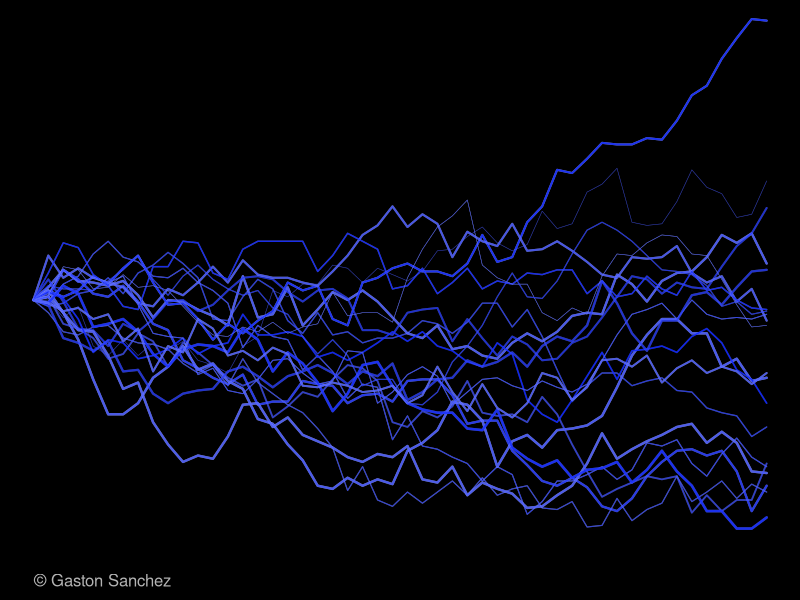

Source code (R):
# ========================================================================
# Blue Lightnings
# ========================================================================
# size
n <- 500

# generations
gens <- 50

# colors
blues <- hsv(h = 0.65, s = runif(20, 0.8, 1), v = 1, 
            alpha = runif(20, 0.6, 0.9))
whites <- hsv(h = 0, s = 0, v = 1, alpha = runif(20, 0.1, 0.7)) 


png("blue_lightnings.png", width = 700, height = 400)
# set graphical parameters
op <- par(bty = "n", mar = c(0, 0.2, 0, 0.2), bg = 'black')
# open plot
plot(1:gens, rep(0, 50), type = 'l', xlim = c(1, gens), ylim = c(0.15, 0.85),
     axes = FALSE)
#rect(0, 0, 50, 1, col = "black")
for (j in 1:25)
{
  # initial probability
  p <- 0.5
  # empty vector of frequencies
  freq <- c(p, rep(NA, gens-1))
  # get generations
  for (i in 2:gens)
  {
    aux <- rbinom(1, n, p)
    p <- aux / n
    freq[i] <- p
  }
  lwds <- sample(seq(0.5, 2.5, by = 0.15), 1)
  lines(1:gens, freq, type = 'l', col = whites[j], lwd = lwds)        
  lines(1:gens, freq, type = 'l', col = blues[j], lwd = lwds)        
}
# signature
legend("bottomleft", legend = "© Gaston Sanchez", bty = "n", 
       text.col = "gray70")
# reset par
par(op)
dev.off()